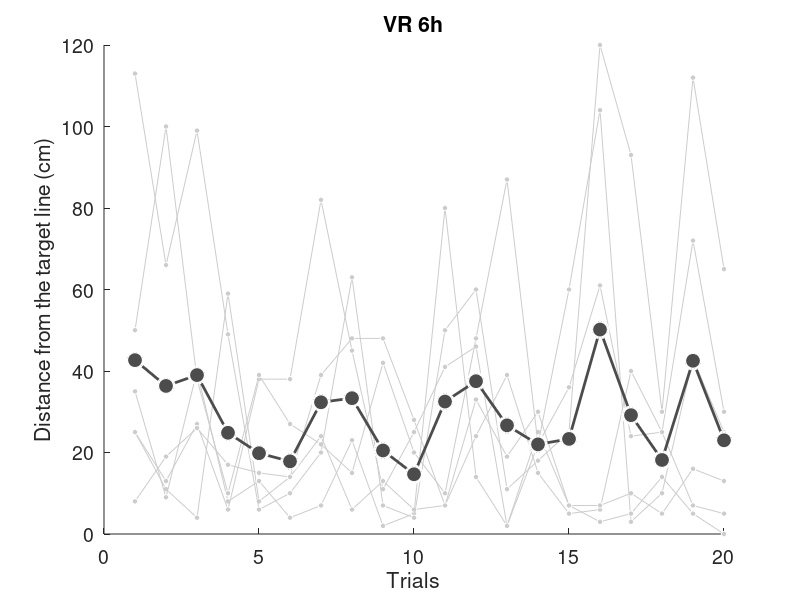

Recreate this plot in MATLAB.
load('scores.mat')

VR0_6h_abs = abs(VR0_6h_diff);
VR0_6h_abs_each = mean(VR0_6h_abs, 2);

x = 1:20;


figure('Position', [100 100 700 400]);
ylim([0, 120])
h = gca;
set(h, 'FontSize', 14)

xlabel('Trials')
ylabel('Distance from the target line (cm)')
title('VR 6h')

for i = 1:VR0_number
    hold on
    y = VR0_6h_abs(:,i);
    plot(x, y', '-o', ...
    'MarkerSize', 4, ...
    'MarkerFaceColor', light_gray, ...
    'MarkerEdgeColor', white, ...
    'Color', light_gray)
end

hold on

plot(x, VR0_6h_abs_each', '-o', ...
    'LineWidth', 2, ...
    'MarkerSize', 12, ...
    'MarkerFaceColor', dark_gray, ...
    'MarkerEdgeColor', white, ...
    'Color', dark_gray)

hold off

saveas(gcf,'./data/figures/VR0_6h_test','epsc')
